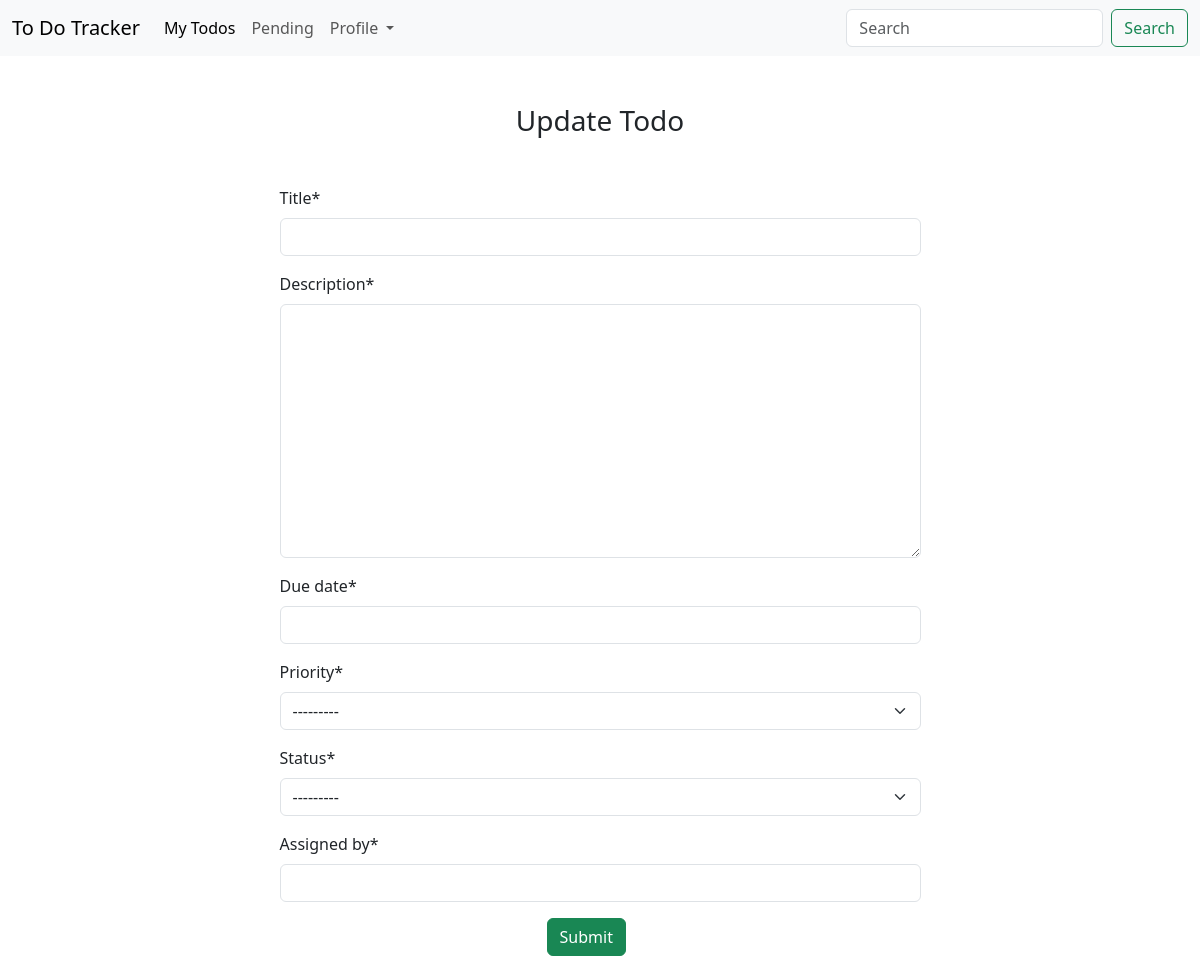
Before: /update/13 (signed in) with the older database file.
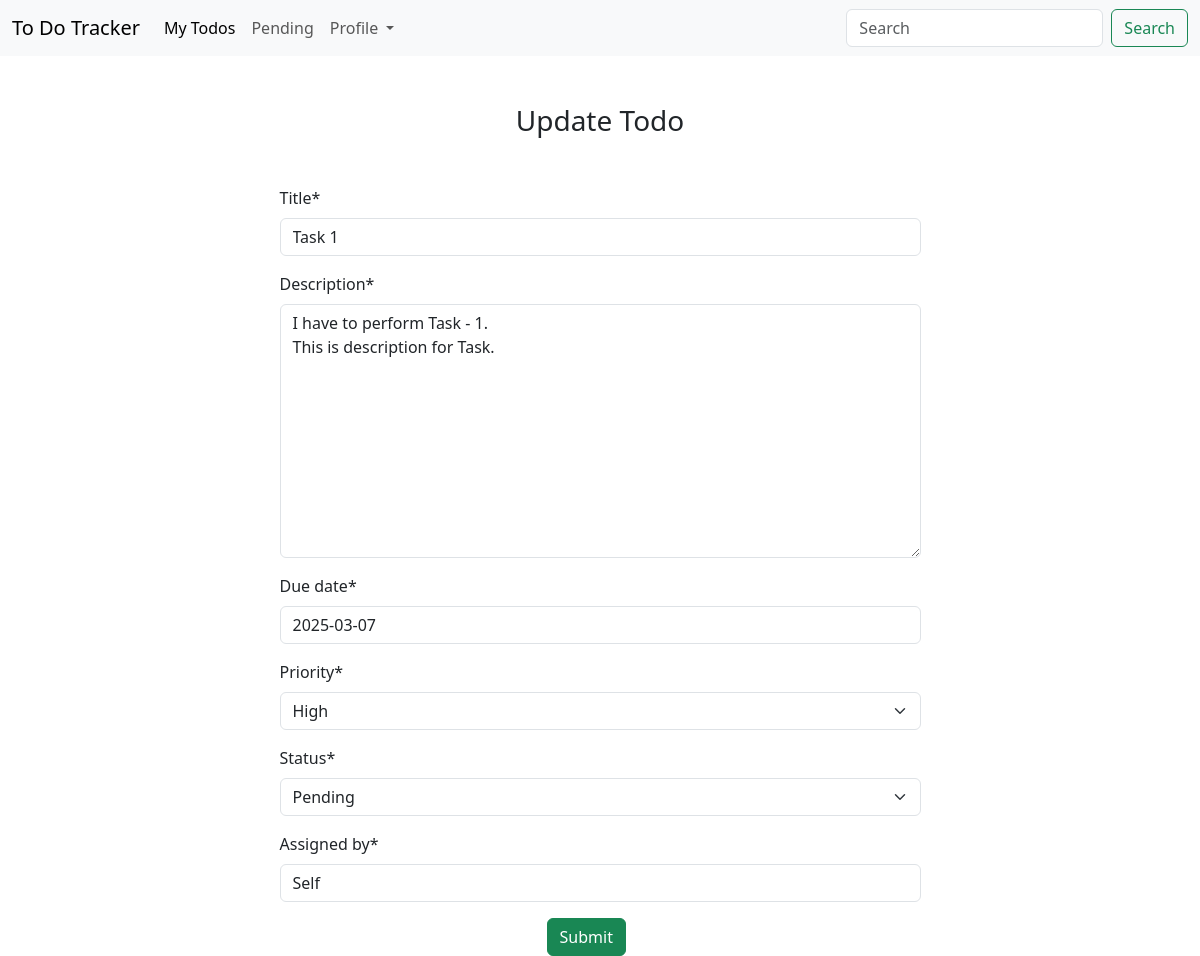
After: the same page with the newer database file.
### app/models.py (models this page shows, shortened)
class TodoList(models.Model):
    priority_choice = (
        ('high', 'High'),
        ('low', 'Low'),
        ('medium', 'Medium')
    )
    status_choice = (
        ('pending', 'Pending'),
        ('completed', 'Completed')
    )
    title=models.CharField(max_length=100)
    description=models.TextField()
    due_date=models.DateField()
    priority=models.CharField(max_length=6, choices=priority_choice)
    status=models.CharField(max_length=9, choices=status_choice)
    assigned_by=models.CharField(max_length=40)
    created_at=models.DateTimeField(auto_now_add=True)
    def read_task(cls, task_id):
        return cls.objects.filter(id=task_id).first()

### app/views.py (the view)
# urls.py: path('update/<int:task_id>', update_todo, name='update'),
@login_required(login_url='login')
def update_todo(request, task_id):
    task = TodoList.read_task(TodoList, task_id)
    if request.method == 'POST':
        form = CreateTaskModel(request.POST, instance=task)
        if form.is_valid():
            messages.success(request, 'Task Updated successfully!', extra_tags='warning')
            form.save()
            return redirect(reverse('my_todos'))
    fm = CreateTaskModel(instance=task)
    return render(request, 'app/update_todo.html', {'form': fm})

### app/forms.py
class CreateTaskModel(forms.ModelForm):
    class Meta:
        model = TodoList
        fields = '__all__'

### app/templates/app/update_todo.html
{% extends 'app/base.html' %} {% load crispy_forms_tags %} {% block content %}
<h3 class="d-flex justify-content-center align-items-center mt-5 mb-5">
  Update Todo
</h3>
<div class="row">
  <div class="col-md-7 mx-auto">
    <form method="post">
      {% csrf_token %} {{form | crispy}}
      <div class="col-md-2 mx-auto">
        <input type="submit" value="Submit" class="btn btn-success" />
      </div>
    </form>
  </div>
</div>
{% endblock %}

Changed rows visible on the page:
added TodoList: title "Task 1", description "I have to perform Task - 1. This is description for Task.", due_date "2025-03-07", priority "High", status "Pending", assigned_by "Self"
Other visible differences:
form field priority: "---------" → (not shown)
form field status: "---------" → (not shown)
